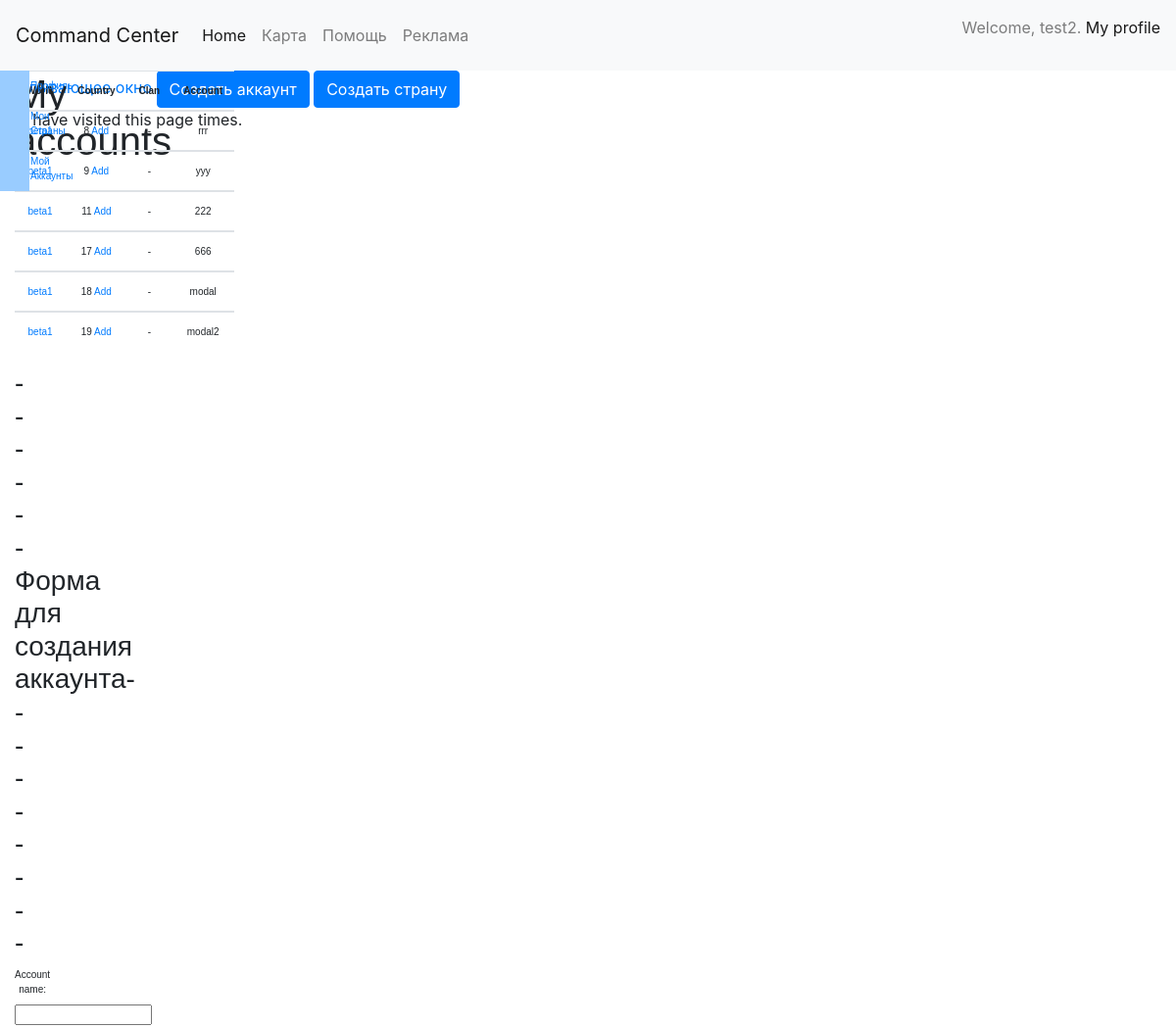
Page /account/ (signed in, upper part) on the earlier database version.
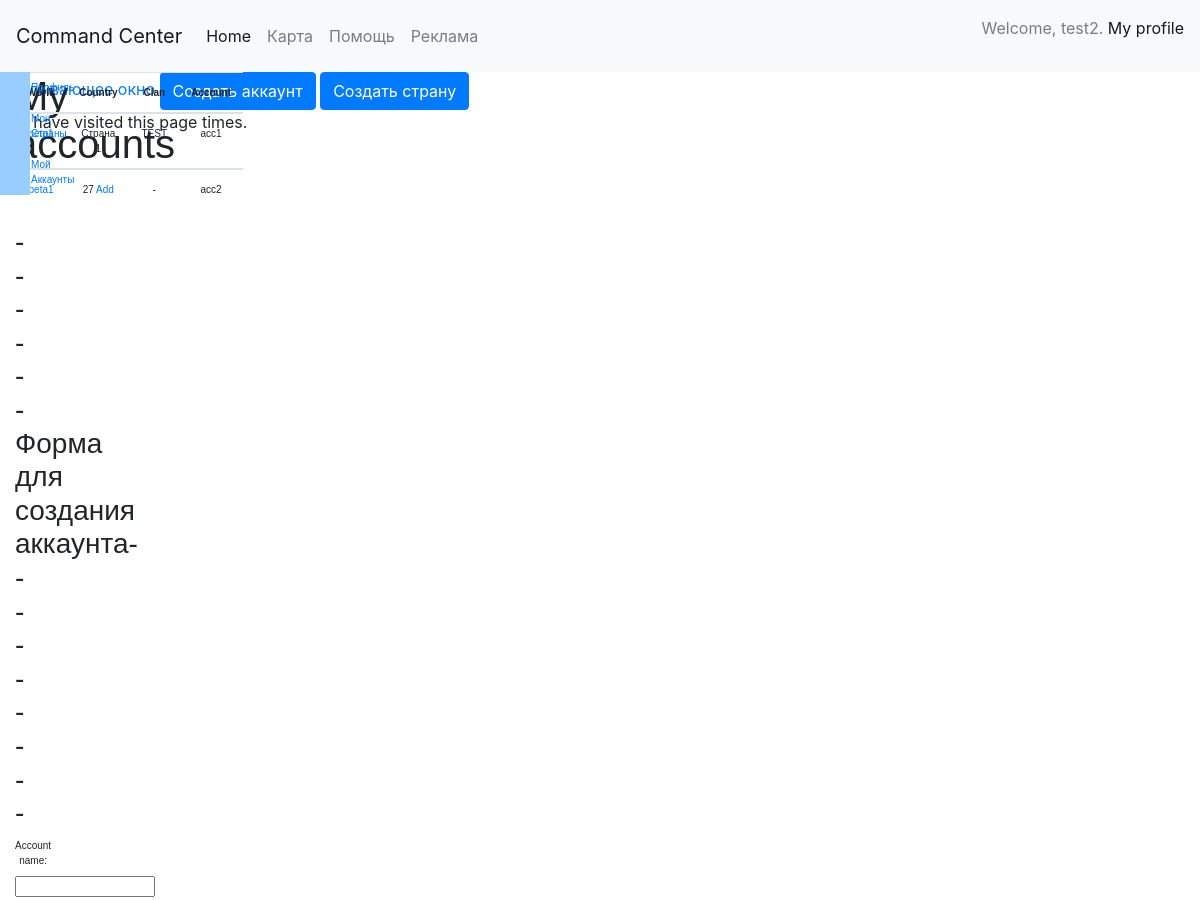
Same page on the later database version.
### structure/models.py (models this page shows, shortened)
class World_version(models.Model):
    STATUS_OF_WORLD = (
        ('enable', '_enable'),
        ('disable', '_disable'),
        ('comingsoon', '_comingsoon'),
    )
    name = models.CharField(max_length=50)
    status_of_world = models.CharField(max_length=10, choices=STATUS_OF_WORLD)
    def __str__(self):
        return 'Название - {0}'.format(self.name)

class Customer_Account(models.Model):
    account_name = models.CharField(max_length=50)
    world = models.ForeignKey(World_version, on_delete=models.CASCADE)
    customer = models.ForeignKey(User, on_delete=models.CASCADE, default=1)
    clan = models.ForeignKey(Clan, on_delete=models.CASCADE, null=True, blank=True)

class Country(models.Model):
    country_name = models.CharField(max_length=50)
    world = models.ForeignKey(World_version, on_delete=models.CASCADE)

class Clan(models.Model):
    clan_name = models.CharField(max_length=50)
    country = models.OneToOneField(Country, on_delete=models.CASCADE)

### customer/views.py (the view)
# urls.py: url(r'^account/$', views.account_view, name='my_account'),
@csrf_exempt
def account_view(request):
    args = {}
    account = []
    list_of_accounts = Customer_Account.objects.filter(customer = request.user.id)
    for item in list_of_accounts:
        account_id = item.pk
        account_name = item.account_name
        world_version = item.world.name
        clan_name = "-"
        country_name = "-"
        if item.clan is not None:
            clan = Clan.objects.get(id__contains=item.clan.pk)
            clan_name = clan.clan_name
            country = Country.objects.get(id__contains=item.clan.pk)
            country_name = country.country_name
        acc = AccountView(account_id, account_name, world_version, clan_name, country_name)
        account.append(acc)
    args['accounts'] = account
    args['account_form'] = CreateAccountForm()
    args['country_form'] = CreateCountryForm()
    return render(request, 'profile/account.html', args)

### structure/forms.py
class CreateAccountForm(forms.ModelForm):
    class Meta:
        model = Customer_Account
        fields = ['account_name', 'world']

class CreateCountryForm(forms.ModelForm):
    class Meta:
        model = Country
        fields = ['country_name', 'world']

### customer/templates/profile/account.html (shortened to what this page needs)
{% extends "base.html" %}
{% load static %}
{% block content %}
    <div id="container">
        <div class="row">
            <div class="col-md-12" >
                <h1> My accounts</h1>
            </div>
            <div class="col-md-9" >
                <table class="table table-hover">
                    <thead>
                        <tr>
                            <th scope="col">World</th>
                            <th scope="col">Country</th>
                            <th scope="col">Clan</th>
                            <th scope="col">Account</th>
                        </tr>
                    </thead>
                    {% for item in accounts %}
                         <tbody>
                            <td> <a href="#/create/ {{ item.account_id }}" >{{ item.world_version }} </a> </td>
                            <td>
                                {% if item.country == "-"  %}
                                   {{ item.account_id }}
                                    <a href="#accountModal" class="open-modal" data-toggle="modal" data-target="#createCountry" > Add </a>
                                {% else  %}
                                    {{ item.country }}
                                {% endif  %}
                            </td>
                            <td> {{ item.clan }} </td>
                            <td> {{ item.account_name }} </td>
                        </tbody>
                    {% endfor %}
                </table>
                <h3> ------ Форма для создания аккаунта--------- </h3>
                <form action="/account/create/" method="post">
                    {{ account_form.as_p }}
                </form>
            </div>
            <div class="col-md-3" style="background-color: #99CCFF">
                {% include "profile/include/profile_nav_bar.html" %}
            </div>
        </div>
    </div>
    <a href="#accountModal" data-toggle="modal" > Всплывающее окно </a>
    <button type="button" class="btn btn-primary" data-toggle="modal" data-target="#accountModal">
        Создать аккаунт
    </button>
    <button type="button" class="btn btn-primary" data-toggle="modal" data-target="#createCountryModal">
        Создать страну
    </button>
{% endblock %}

### templates/base.html (shortened to what this page needs)
{% load static from staticfiles %}
<!doctype html>
<html lang="en">
    <head>
        {% load staticfiles %}
       <link rel="stylesheet" href="https://stackpath.bootstrapcdn.com/bootstrap/4.1.3/css/bootstrap.min.css">
        <link rel="stylesheet" href={% static "globalMaps/img/first.css" %} type="text/css" >
    </head>
    <body>
    {% include "includes/header.html" %}
    {% block content %}
    {% endblock %}
    <p>You have visited this page {{ num_visits }}{% if num_visits == 1 %} time{% else %} times{% endif %}.</p>
    </body>
</html>

### templates/includes/header.html (shortened to what this page needs)
<nav class="navbar navbar-expand-lg navbar-light bg-light">
    <a class="navbar-brand" href="#">Command Center</a>
    <div class="collapse navbar-collapse" id="navbarSupportedContent">
        <ul class="navbar-nav mr-auto">
            <li class="nav-item active">
                <a class="nav-link" href="#">Home <span class="sr-only">(current)</span></a>
            </li>
            <li class="nav-item">
                <a class="nav-link" href="{% url 'global' %}">Карта</a>
            </li>
            <li class="nav-item">
                <a class="nav-link" href="#">Помощь</a>
            </li>
            <li class="nav-item">
                <a class="nav-link" href="#">Реклама</a>
            </li>
        </ul>
    <span class="navbar-text">
        {% if user.is_authenticated %}
            <ul>Welcome, {{ user.username }}.  <a href="{% url 'profile' %}">My profile</a>    </ul>
        {% else %}
            <ul>Welcome, new user.  <a href="{% url 'login' %}">Please Log in</a></ul>
        {% endif %}
    </span>
  </div>
</nav>

### customer/templates/profile/include/profile_nav_bar.html
<a class="nav-link" href="{% url 'profile' %}">Профиль</a>
<a class="nav-link" href="{% url 'my_country' %}">Мои Страны</a>
<a class="nav-link" href="{% url 'my_account' %}">Мой Аккаунты</a>

### global_maps/static/globalMaps/css/first.css (style rules this page uses)
:root { --greyDarkest: rgba(0,0,0,.5); --greyDark: rgba(0,0,0,.2); --greyLight: rgba(0,0,0,.05); }
#container { position:relative; font-family: Arial; font-size: 10px; }
#container div { margin:auto; position: absolute; text-align:center; background-size: contain; background-position: center center; background-repeat: no-repeat; cursor: pointer; }

Differences in the rows shown:
removed Customer_Account: account_name "rrr"
removed Customer_Account: account_name "yyy"
removed Customer_Account: account_name "222"
removed Customer_Account: account_name "666"
removed Customer_Account: account_name "modal"
removed Customer_Account: account_name "modal2"
added Country: country "Страна 1"
added Clan: clan "TEST"
added Customer_Account: account_name "acc1"
added Customer_Account: account_name "acc2"
Other differences:
new list line: "beta1"
new list line: "27 Add -"
list line gone: "beta1"
list line gone: "8 Add -"
list line gone: "9 Add -"
list line gone: "11 Add -"
list line gone: "17 Add -"
list line gone: "18 Add -"
list line gone: "19 Add -"
